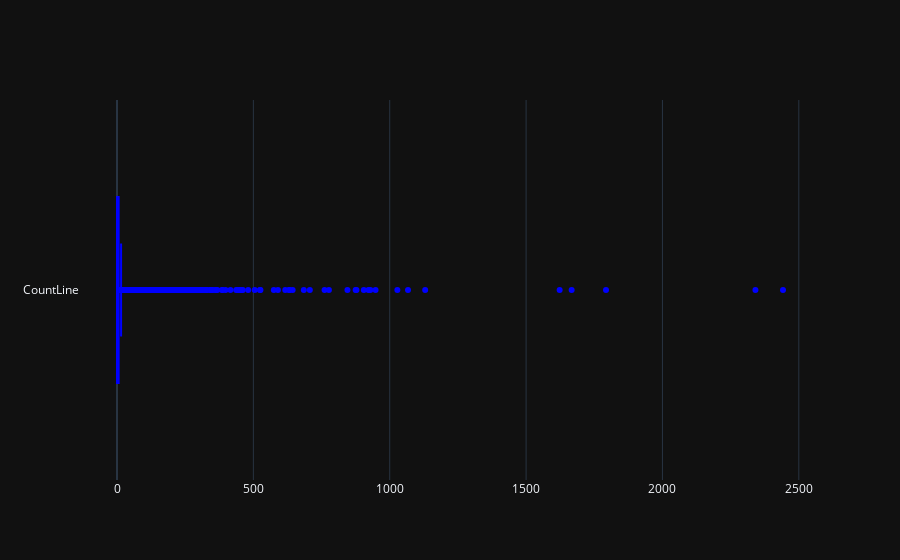

Notebook source saved alongside this figure:
### Code cell
trace1 = go.Box(
    x = data.CountLine,
    name = 'CountLine',
    marker = dict(color = 'blue')
    )
box_data = [trace1]
iplot(box_data)

### Figure 1 — Plotly figure (JSON) as saved in the notebook; plotly's stock layout.template omitted (floating-point values rounded to 4 significant figures; data arrays with more than 128 entries replaced by an {"elided": "..."} marker saying what was removed)
{"data": [{"marker": {"color": "blue"}, "name": "CountLine", "x": {"elided": "28750 int values"}, "type": "box"}], "layout": {}}
